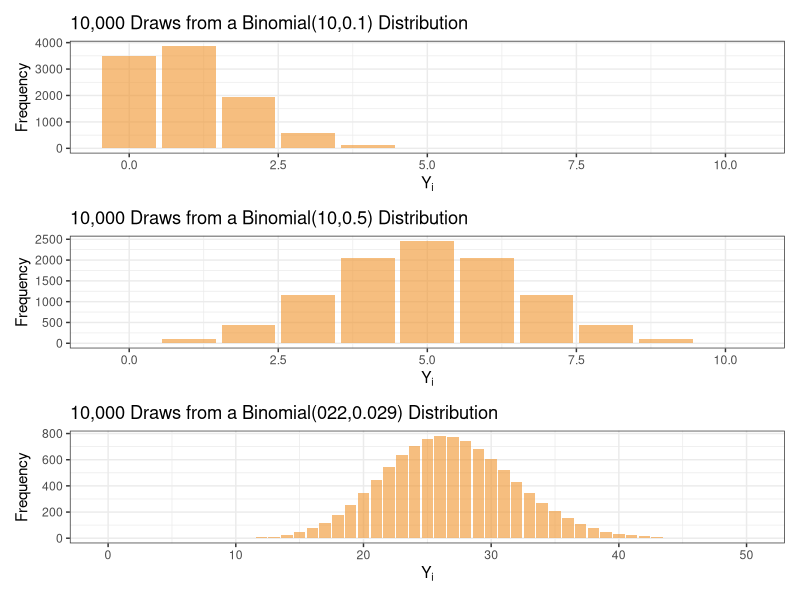
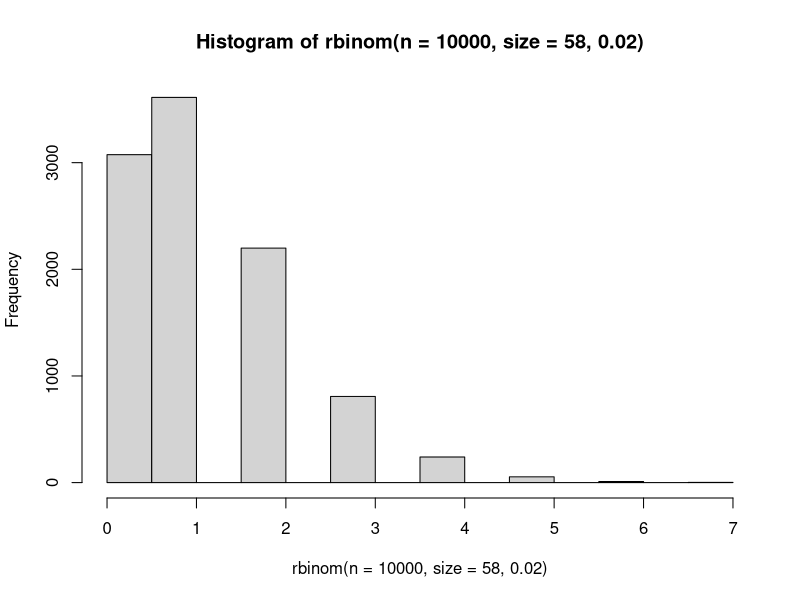
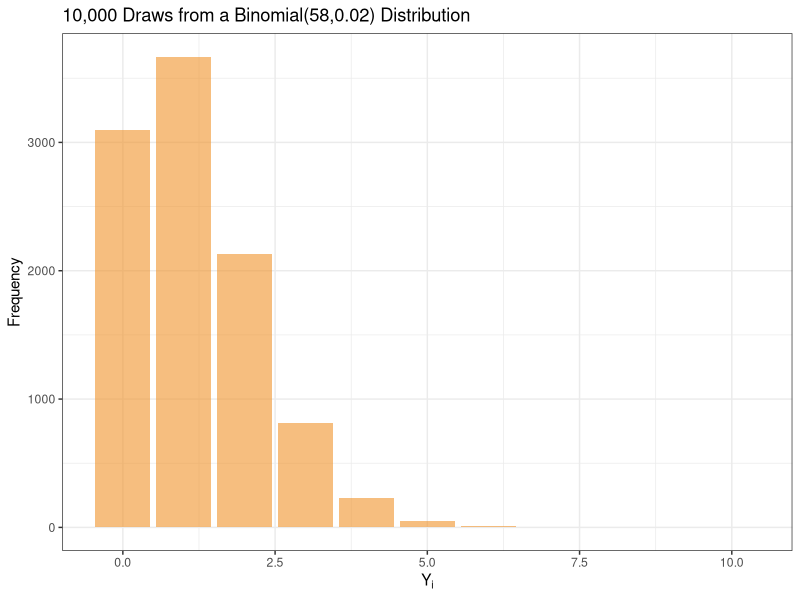
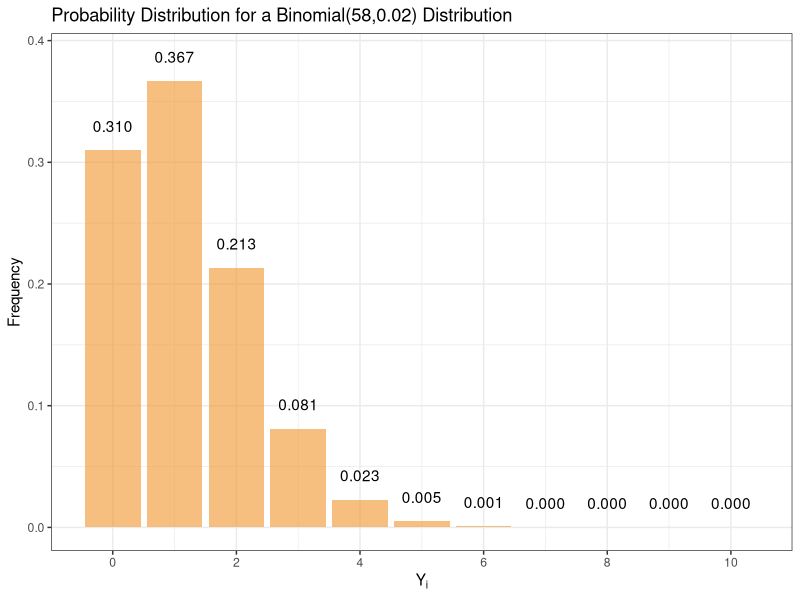
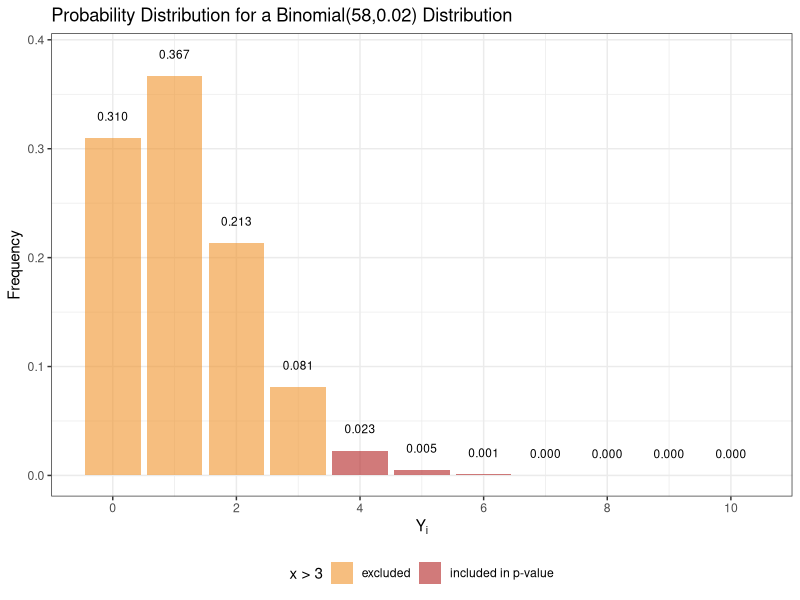

These figures' R source, in order:
## ---- chunk 1
#| out.width: 100% 
#| fig.width: 5.5
#| fig.height: 10
library(tidyverse)
library(patchwork)

plt1 <- tibble(
  x = seq(0, 10),
  y = dbinom(x = x, size = 10, 0.1) * 10000
) |> 
ggplot(aes(x = x, y = y)) + 
geom_col(fill = "#f0932b", alpha = 0.6) + 
theme_bw() + 
ggtitle("10,000 Draws from a Binomial(10,0.1) Distribution") + 
labs(y = "Frequency", x = expression(Y[i]))

plt2 <- tibble(
  x = seq(0, 10),
  y = dbinom(x = x, size = 10, 0.5) * 10000
) |> 
ggplot(aes(x = x, y = y)) + 
geom_col(fill = "#f0932b", alpha = 0.6) + 
theme_bw() + 
ggtitle("10,000 Draws from a Binomial(10,0.5) Distribution") + 
labs(y = "Frequency", x = expression(Y[i]))

plt3 <- tibble(
  x = seq(0, 50),
  y = dbinom(x = x, size = 922, 0.029) * 10000
) |> 
ggplot(aes(x = x, y = y)) + 
geom_col(fill = "#f0932b", alpha = 0.6) + 
theme_bw() + 
ggtitle("10,000 Draws from a Binomial(022,0.029) Distribution") + 
labs(y = "Frequency", x = expression(Y[i]))

plt1 / plt2 / plt3
## ---- chunk 2
prop.test(27, 922, p = 0.02, correct = FALSE)
## ---- chunk 3
#| out.width: 100% 
#| fig.width: 5.5
#| fig.height: 3.5

hist(rbinom(n = 10000, size = 58, 0.02))

tibble(
  x = seq(0, 10),
  y = dbinom(x = x, size = 58, 0.02) * 10000
) |> 
ggplot(aes(x = x, y = y)) + 
geom_col(fill = "#f0932b", alpha = 0.6) + 
theme_bw() + 
ggtitle("10,000 Draws from a Binomial(58,0.02) Distribution") + 
labs(y = "Frequency", x = expression(Y[i]))
## ---- chunk 4
tibble(
  x = seq(0, 10),
  y = dbinom(x = x, size = 58, 0.02)
) |> 
ggplot(aes(x = x, y = y, label = scales::number_format(accuracy = 0.001)(y))) + 
geom_col(fill = "#f0932b", alpha = 0.6) + 
geom_text(aes(y = y + .02)) + 
theme_bw() + 
scale_x_continuous(breaks = seq(0,10,by=2)) + 
ggtitle("Probability Distribution for a Binomial(58,0.02) Distribution") + 
labs(y = "Frequency", x = expression(Y[i]))
## ---- chunk 5
tibble(
  x = seq(0, 10),
  y = dbinom(x = x, size = 58, 0.02)
) |> 
ggplot(aes(x = x, y = y, fill = x > 3, label = scales::number_format(accuracy = 0.001)(y))) + 
geom_col(alpha = 0.6) + 
geom_text(aes(y = y + .02), size = 3) + 
scale_fill_manual(values = c(`TRUE` = 'firebrick', `FALSE` = '#f0932b'),
labels = c('excluded', 'included in p-value')) + 
theme_bw() + 
ggtitle("Probability Distribution for a Binomial(58,0.02) Distribution") + 
scale_x_continuous(breaks = seq(0,10,by=2)) + 
labs(y = "Frequency", x = expression(Y[i])) + 
theme(legend.position = 'bottom')
## ---- chunk 6
suppressMessages(library(Hmisc))
binconf(3, 58, method = 'exact')
